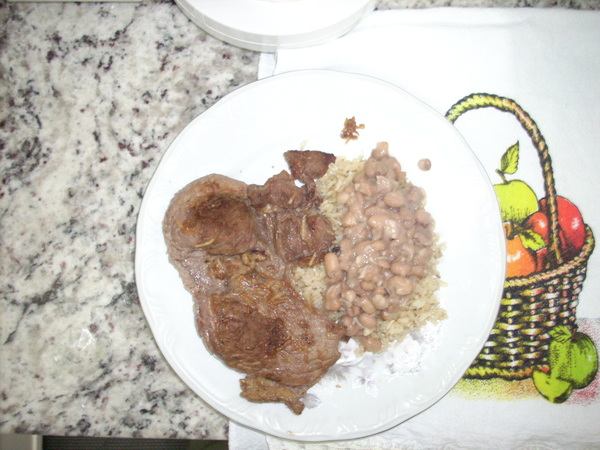
//> input picture Labs/02/sel_data/0.jpg, 600 x 450 px; its folder holds only this picture in this run
$ ./hough_plates   (built with g++ and OpenCV 4)
//> lines starting //> are read from the running program, lines starting //| are printed output that depends on the picture; after the words box and inside, x2 and y2 are one past the last pixel; in counts of white or black regions, pixels touching at a corner belong together
#include <opencv2/opencv.hpp>
#include <filesystem>
#include <iostream>
#include <vector>
#include <string>
#include <algorithm>
#include <cmath>

namespace fs = std::filesystem;

// Collect all .jpg paths in a directory, sorted numerically by filename stem
std::vector<fs::path> collectImages(const std::string& dir) {
//> called with dir = "sel_data"
    std::vector<fs::path> paths;
    for (const auto& entry : fs::directory_iterator(dir)) {
        if (entry.path().extension() == ".jpg")
            paths.push_back(entry.path());
    }
    std::sort(paths.begin(), paths.end(), [](const fs::path& a, const fs::path& b) {
        try { return std::stoi(a.stem()) < std::stoi(b.stem()); }
        catch (...) { return a.stem() < b.stem(); }
    });
    return paths;
}

// Preprocess: grayscale + CLAHE (contraste local) + Gaussian blur
cv::Mat preprocess(const cv::Mat& src) {
    cv::Mat gray, eq, blurred;
    cv::cvtColor(src, gray, cv::COLOR_BGR2GRAY);
    auto clahe = cv::createCLAHE(2.0, cv::Size(8, 8));
    clahe->apply(gray, eq);
    cv::GaussianBlur(eq, blurred, cv::Size(9, 9), 2.0);
    return blurred;
}

// Score a candidate circle: large radius is good, center near image center is good,
// center too close to image border is penalized. Returns negative if circle is rejected.
float scoreCircle(const cv::Vec3f& c, int rows, int cols) {
    float cx = c[0], cy = c[1], r = c[2];
    int shortSide = std::min(rows, cols);

    // Reject if center is within 10% of image edge
    float minMargin = shortSide * 0.10f;
    float distFromEdge = std::min({cx, (float)cols - cx, cy, (float)rows - cy});
    if (distFromEdge < minMargin) return -1.0f;

    // Prefer circles whose centers are closer to the image center
    float centerX = cols / 2.0f, centerY = rows / 2.0f;
    float maxDist = std::sqrt(centerX * centerX + centerY * centerY);
    float distToCenter = std::sqrt((cx - centerX) * (cx - centerX) +
                                   (cy - centerY) * (cy - centerY));
    float centralityFactor = 1.0f - 0.5f * (distToCenter / maxDist);

    return r * centralityFactor;
}

// Collect candidate circles from a single param set
std::vector<cv::Vec3f> runHough(const cv::Mat& prep, int rows, int cols,
                                 double dp, double param1, double param2) {
    int shortSide = std::min(rows, cols);
    int minR    = shortSide / 5;
    int maxR    = (int)(shortSide * 0.55f);
    int minDist = shortSide / 3;

    std::vector<cv::Vec3f> circles;
    cv::HoughCircles(prep, circles, cv::HOUGH_GRADIENT,
                     dp, minDist, param1, param2, minR, maxR);
    return circles;
}

// Find best circle across multiple parameter sets using scoring
bool detectBestCircle(const cv::Mat& prep, int rows, int cols, cv::Vec3f& best) {
    struct Params { double dp, param1, param2; };
    static const std::vector<Params> sets = {
        {1.2, 100, 30},   // A
        {1.0,  80, 25},   // B
        {1.5, 120, 45},   // C
        {1.2,  60, 18},   // D - max sensibilidade
        {1.0,  50, 15},   // E - maximo fallback
    };

    // Gather all candidates from all param sets
    std::vector<cv::Vec3f> allCircles;
    for (const auto& p : sets) {
        auto cs = runHough(prep, rows, cols, p.dp, p.param1, p.param2);
        allCircles.insert(allCircles.end(), cs.begin(), cs.end());
    }
    if (allCircles.empty()) return false;

    // Pick the highest-scoring circle that passes the border filter
    float bestScore = -2.0f;
    bool found = false;
    for (const auto& c : allCircles) {
        float s = scoreCircle(c, rows, cols);
        if (s > bestScore) {
            bestScore = s;
            best = c;
            found = true;
        }
    }

    // If all candidates were near the border, fall back to largest radius globally
    if (bestScore < 0) {
        best = *std::max_element(allCircles.begin(), allCircles.end(),
            [](const cv::Vec3f& a, const cv::Vec3f& b){ return a[2] < b[2]; });
        return true; // flagged as partial by caller via bestScore
    }

    return found;
}

// Draw circle and center on a copy of src
cv::Mat drawResult(const cv::Mat& src, const cv::Vec3f& c, bool detected) {
    cv::Mat out = src.clone();
    if (detected) {
        cv::Point center(cvRound(c[0]), cvRound(c[1]));
        int radius = cvRound(c[2]);
        cv::circle(out, center, radius, cv::Scalar(0, 255, 0), 3);
        cv::circle(out, center, 4,      cv::Scalar(0, 0, 255), -1);
    }
    return out;
}

// Check if the best circle passes the interior test (used to tag partial detections)
bool isInteriorCircle(const cv::Vec3f& c, int rows, int cols) {
    return scoreCircle(c, rows, cols) >= 0;
}

int main(int argc, char** argv) {
    std::string inputDir  = "sel_data";
    std::string outputDir = "output";
    if (argc >= 2) inputDir  = argv[1];
    if (argc >= 3) outputDir = argv[2];

    fs::create_directories(outputDir);

    auto images = collectImages(inputDir);
    std::cout << "Imagens encontradas: " << images.size() << "\n\n";

    int total = 0, nDetected = 0, nPartial = 0, nFailed = 0;

    for (const auto& imgPath : images) {
        cv::Mat src = cv::imread(imgPath.string());
//> src is the input picture: 450 rows x 600 cols, CV_8UC3; mean B, G, R 182, 192.7, 199.3
        if (src.empty()) {
            std::cerr << "Erro ao ler: " << imgPath << "\n";
            continue;
        }

        cv::Mat prep = preprocess(src);
//> in preprocess, `cv::cvtColor(src, gray, cv::COLOR_BGR2GRAY);`:
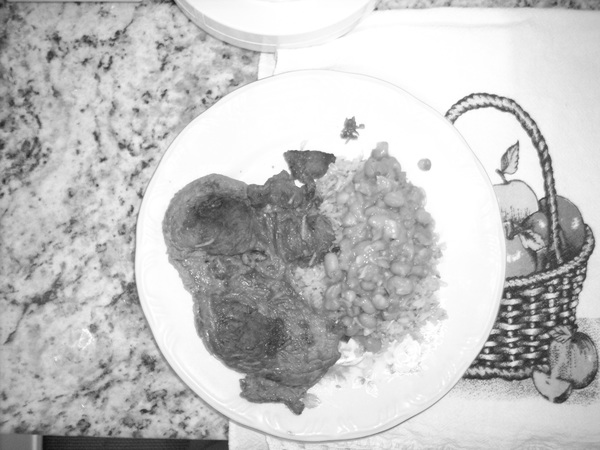
//> gray: 450 rows x 600 cols, CV_8UC1; min 15, max 255, mean 193.5
//> in preprocess, `clahe->apply(gray, eq);`:
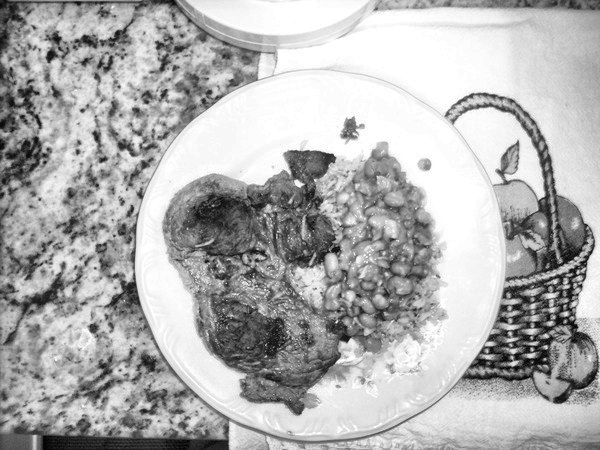
//> eq: 450 rows x 600 cols, CV_8UC1; min 3, max 255, mean 176.6
//> in preprocess, `cv::GaussianBlur(eq, blurred, cv::Size(9, 9), 2.0);`:
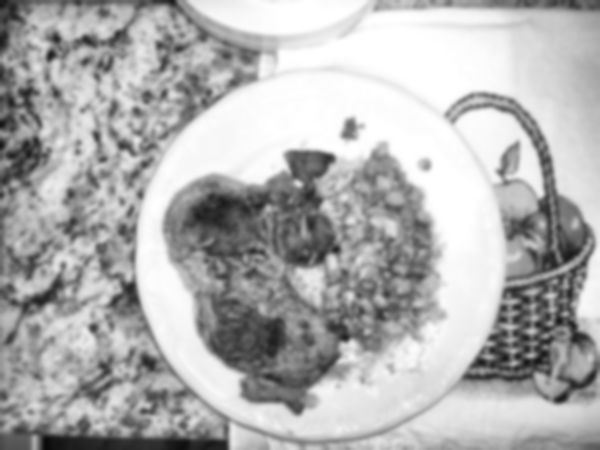
//> blurred: 450 rows x 600 cols, CV_8UC1; min 10, max 255, mean 176.6

        cv::Vec3f best;
        bool found = detectBestCircle(prep, src.rows, src.cols, best);
//> the loop in detectBestCircle, `for (const auto& p : sets)` made 5 passes
//> (p.dp, p.param1, p.param2) on passes 2 to 5: (1, 80, 25), (1.5, 120, 45), (1.2, 60, 18), (1, 50, 15)
//> the loop in detectBestCircle, `for (const auto& c : allCircles)` made 53 passes
//> (cx in scoreCircle, cy in scoreCircle, r in scoreCircle, distFromEdge in scoreCircle, distToCenter in scoreCircle, centralityFactor in scoreCircle, s, bestScore) on passes 1, 5, 12, 16, 31: (323.4, 253.8, 188.2, 196.2, 37.11, 0.951, 178.9, 178.9), (231, 83.4, 226.4, 83.4, 157.5, 0.79, 178.9, 178.9), (319.5, 250.5, 188.1, 199.5, 32.1, 0.957, 180, 180), (229.5, 98.5, 223.3, 98.5, 144.8, 0.807, 180.2, 180.2), (270.6, 70.2, 246.2, 70.2, 157.6, 0.79, 194.5, 194.5)
//> (cx in scoreCircle, cy in scoreCircle, r in scoreCircle, distFromEdge in scoreCircle, distToCenter in scoreCircle, centralityFactor in scoreCircle, s) on passes 2, 3, 4, 7, 13, 14: (171, 251.4, 171, 171, 131.7, 0.824, 141), (426.6, 129, 196.1, 129, 158.9, 0.788, 154.5), (473.4, 273, 100.9, 126.6, 179.9, 0.76, 76.71), (47.4, 123, 119.5, 47.4, 272.4, 0.637, 76.11), (159.5, 244.5, 157.3, 159.5, 141.8, 0.811, 127.6), (470.5, 224.5, 123.1, 129.5, 170.5, 0.773, 95.12)
//> after the loop in detectBestCircle, `for (const auto& c : allCircles)`: bestScore = 194.5; found = true
//> best = [270.6, 70.2, 246.2]; found = true
        bool interior = found && isInteriorCircle(best, src.rows, src.cols);
//> interior = true

        std::string stem    = imgPath.stem().string();
        std::string outPath = outputDir + "/" + stem + ".jpg";

        cv::Mat result = drawResult(src, best, found);
//> in drawResult, `cv::Point center(cvRound(c[0]), cvRound(c[1]));`: center = Point(271, 70)
//> in drawResult, `int radius = cvRound(c[2]);`: radius = 246
//> in drawResult, `cv::circle(out, center, radius, cv::Scalar(0, 255, 0), 3);`:
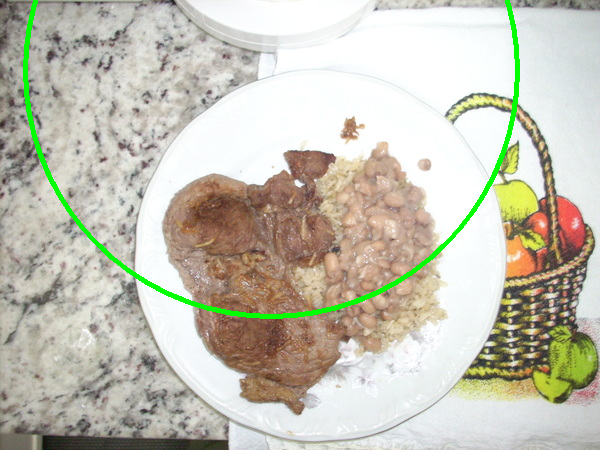
//> out: 450 rows x 600 cols, CV_8UC3; 1.67% of pixels changed, all inside (x1, y1, x2, y2) = (23, 0, 520, 319)
//> in drawResult, `cv::circle(out, center, 4,      cv::Scalar(0, 0, 255), -1);`: out: 450 rows x 600 cols, CV_8UC3; 49 pixels changed, all inside (x1, y1, x2, y2) = (267, 66, 276, 75)
        cv::imwrite(outPath, result);

        if (!found) {
            std::cout << "[FALHA ] " << stem << ".jpg | nenhum circulo\n";
            ++nFailed;
        } else if (!interior) {
            std::cout << "[PARCIAL] " << stem << ".jpg"
                      << " | centro=(" << cvRound(best[0]) << "," << cvRound(best[1]) << ")"
                      << " | raio=" << cvRound(best[2]) << " (borda)\n";
            ++nPartial;
        } else {
            std::cout << "[OK    ] " << stem << ".jpg"
                      << " | centro=(" << cvRound(best[0]) << "," << cvRound(best[1]) << ")"
                      << " | raio=" << cvRound(best[2]) << "\n";
//| [OK    ] 0.jpg | centro=(271,70) | raio=246
            ++nDetected;
        }
        ++total;
    }

    std::cout << "\n=== RESUMO ===\n";
    std::cout << "Detectado corretamente : " << nDetected << "\n";
    std::cout << "Detectado parcialmente  : " << nPartial  << "\n";
    std::cout << "Nao detectado           : " << nFailed   << "\n";
    std::cout << "Total                   : " << total     << "\n";
    std::cout << "Resultados em: " << outputDir << "/\n";
    return 0;
}
